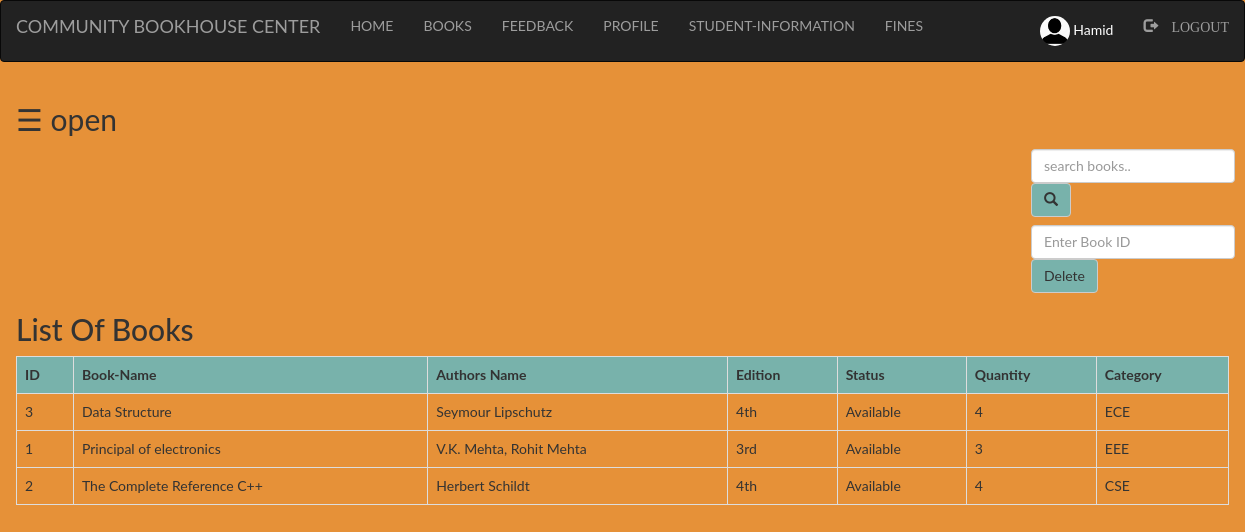
Screenshot of /Admin_/books.php (signed in) with the database file from the repository.
### tables this page shows
CREATE TABLE `books` (
  `bid` int(100) NOT NULL,
  `name` varchar(100) NOT NULL,
  `authors` varchar(100) NOT NULL,
  `edition` varchar(100) NOT NULL,
  `status` varchar(100) NOT NULL,
  `quantity` int(100) NOT NULL,
  `category` varchar(100) NOT NULL
);

### Admin_/books.php (the view, shortened to what this page needs)
<?php
  include "navbar.php";
?>
<!DOCTYPE html>
<html>
<head>
</head>
<body>
<div id="main">
  <span style="font-size:30px;cursor:pointer" onclick="openNav()">&#9776; open</span>
	<div class="srch">
		<form class="navbar-form" method="post" name="form1">
				<input class="form-control" type="text" name="search" placeholder="search books.." required="">
				<button style="background-color: #6db6b9e6;" type="submit" name="submit" class="btn btn-default">
					<span class="glyphicon glyphicon-search"></span>
				</button>
		</form>
		<form class="navbar-form" method="post" name="form1">
				<input class="form-control" type="text" name="bid" placeholder="Enter Book ID" required="">
				<button style="background-color: #6db6b9e6;" type="submit" name="submit1" class="btn btn-default">Delete
				</button>
		</form>
	</div>
	<h2>List Of Books</h2>
	<?php
		if(isset($_POST['submit']))
		{
			$q=mysqli_query($db,"SELECT * from books where name like '%$_POST[search]%' ");
			if(mysqli_num_rows($q)==0)
			{
				echo "Sorry! No book found. Try searching again.";
			}
			else
			{
		echo "<table class='table table-bordered table-hover' >";
			echo "<tr style='background-color: #6db6b9e6;'>";
				echo "<th>"; echo "ID";	echo "</th>";
				echo "<th>"; echo "Book-Name";  echo "</th>";
				echo "<th>"; echo "Authors Name";  echo "</th>";
				echo "<th>"; echo "Edition";  echo "</th>";
				echo "<th>"; echo "Status";  echo "</th>";
				echo "<th>"; echo "Quantity";  echo "</th>";
				echo "<th>"; echo "Category";  echo "</th>";
			echo "</tr>";
			while($row=mysqli_fetch_assoc($q))
			{
				echo "<tr>";
				echo "<td>"; echo $row['bid']; echo "</td>";
				echo "<td>"; echo $row['name']; echo "</td>";
				echo "<td>"; echo $row['authors']; echo "</td>";
				echo "<td>"; echo $row['edition']; echo "</td>";
				echo "<td>"; echo $row['status']; echo "</td>";
				echo "<td>"; echo $row['quantity']; echo "</td>";
				echo "<td>"; echo $row['category']; echo "</td>";
				echo "</tr>";
			}
		echo "</table>";
			}
		}
		else
		{
			$res=mysqli_query($db,"SELECT * FROM `books` ORDER BY `books`.`name` ASC;");
		echo "<table class='table table-bordered table-hover' >";
			echo "<tr style='background-color: #6db6b9e6;'>";
				echo "<th>"; echo "ID";	echo "</th>";
				echo "<th>"; echo "Book-Name";  echo "</th>";
				echo "<th>"; echo "Authors Name";  echo "</th>";
				echo "<th>"; echo "Edition";  echo "</th>";
				echo "<th>"; echo "Status";  echo "</th>";
				echo "<th>"; echo "Quantity";  echo "</th>";
				echo "<th>"; echo "Category";  echo "</th>";
			echo "</tr>";
			while($row=mysqli_fetch_assoc($res))
			{
				echo "<tr>";
				echo "<td>"; echo $row['bid']; echo "</td>";
				echo "<td>"; echo $row['name']; echo "</td>";
				echo "<td>"; echo $row['authors']; echo "</td>";
				echo "<td>"; echo $row['edition']; echo "</td>";
				echo "<td>"; echo $row['status']; echo "</td>";
				echo "<td>"; echo $row['quantity']; echo "</td>";
				echo "<td>"; echo $row['category']; echo "</td>";
				echo "</tr>";
			}
		echo "</table>";
		}
				?>
</div>
</body>
</html>

### Admin_/style.css (style rules this page uses)
html, body, div, span, object, iframe, h1, h2, h3, h4, h5, h6, p, blockquote, pre, abbr, address, cite, code, del, dfn, em, img, ins, kbd, q, samp, small, strong, sub, sup, var, b, i, dl, dt, dd, ol, ul, li, fieldset, form, label, legend, table, caption, tbody, tfoot, thead, tr, th, td, article, aside, canvas, details, figcaption, figure, footer, header, hgroup, menu, nav, section, summary, time, mark, audio, video { margin:0; padding:0; border:0; outline:0; font-size:100%; vertical-align:baseline; background:transparent; }
body { line-height:1; }
table { border-collapse:collapse; border-spacing:0; }
input, select { vertical-align:middle; }
input { height: 25px; width: 300px; }

### Admin_/books.php (style rules this page uses)
.srch { padding-left: 1000px; }
body { background-color: #e69138; font-family: "Lato", sans-serif; transition: background-color .5s; }
#main { transition: margin-left .5s; padding: 16px; }

### rows the page displays
books: bid "3", name "Data Structure", authors "Seymour Lipschutz", edition "4th", status "Available", quantity "4", category "ECE"
books: bid "1", name "Principal of electronics", authors "V.K. Mehta, Rohit Mehta", edition "3rd", status "Available", quantity "3", category "EEE"
books: bid "2", name "The Complete Reference C++", authors "Herbert Schildt", edition "4th", status "Available", quantity "4", category "CSE"

### other values shown
$_SESSION['login_user'] "Hamid"
